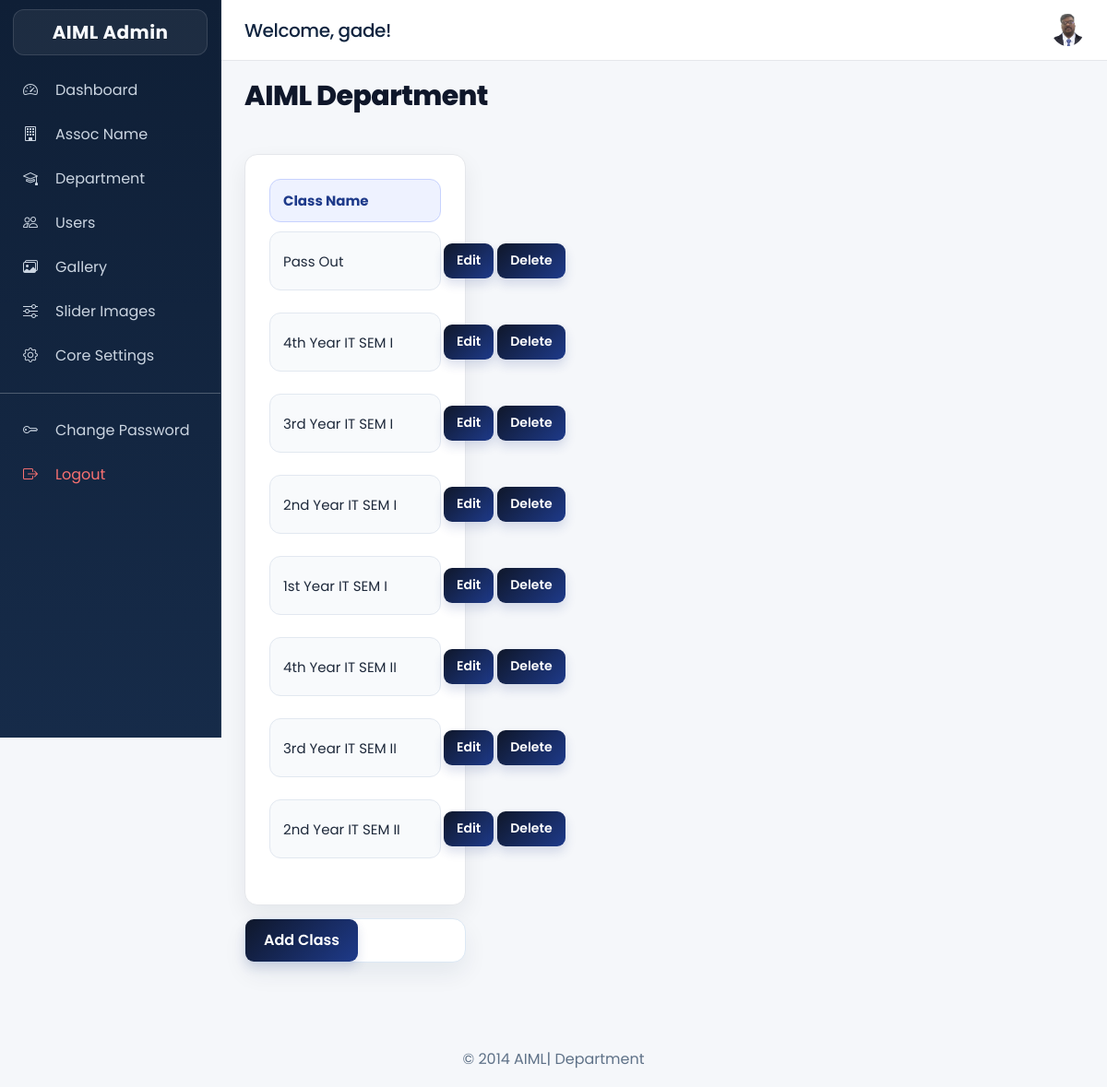
The app's page /admin/Class/classes.php (signed in) with its own data.
### tables this page shows
CREATE TABLE IF NOT EXISTS `class` (
  `id` int(11) NOT NULL AUTO_INCREMENT,
  `class_code` varchar(500) NOT NULL,
  `class_name` varchar(500) NOT NULL,
  PRIMARY KEY (`id`)
);

### libraries/mysql.class.php (called while the page is built, shortened)
<?php
class DataBasePDO
{
	private static $hostname	=  DB_SERVER;
	private static $username	=  DB_USER;
	private static $password	=  DB_PASS;
	private static $dbname		=  DB_DATABASE;
	private static $instance 	= FALSE;
	private $db;
	public $fetch_mode 			= PDO::FETCH_ASSOC;
	private $last_statement		= NULL;
	public function __construct($connect = true, $dataBase = null, $server = null,$userName = null, $passWord = null){
			return self::$instance;
	}
	public function connectToDB(){
			$dns='mysql:host='.self::$hostname.';dbname='.self::$dbname;
	    	self::$instance = new PDO($dns, self::$username, self::$password);
	    	self::$instance->setAttribute(PDO::ATTR_ERRMODE, PDO::ERRMODE_EXCEPTION);
	    	$this->db = self::$instance;
	}
	public function getAllResults($sqlQuery = NULL){
			$this->internalQuery($sqlQuery);
			$result = $this->last_statement->fetchAll();
			return $result;
	}
	public function internalQuery($sqlQuery = NULL){
			$stmt = $this->db->query($sqlQuery);
			$stmt->setFetchMode($this->fetch_mode);
			$this->last_statement = $stmt;
			return TRUE;
	}
}
?>

### libraries/functions.class.php (called while the page is built, shortened)
<?php
	include_once("mysql.class.php");
	class DataFunctions {
		public $dbObj;
		public function __construct(){
			$this->dbObj = new DataBasePDO();
	}
	 public function getClasses($table){
			$sql		= 'SELECT
								id, class_code, class_name
						   FROM
						   		'.$table.'
						   WHERE
						   		1';
			$result		= $this->dbObj->getAllResults($sql);
			return $result;
	 }
}

### admin/Class/classes.php (the view, shortened to what this page needs)
<?php require_once(__DIR__ . '/../../config.php');
require_once(LIB_PATH . '/functions.class.php');
$fcObj = new DataFunctions();
$tbClass = TB_CLASS;
$classes = $fcObj->getClasses($tbClass);
$classesCnt = sizeof($classes);
include_once('../layout/main_header.php');
?>
<div id="page">
    <div id="content">
        <div class="post">
            <span class="alignCenter">
                <h4>AIML Department </h4>
            </span>
        </div>
        <div id='content_right' class='content_right'>
            <div class="comteeMem">
                <div class="committeeTitle">
                    <div class='eventCandName'>Class Name</div>
                </div>
                <?php for ($j = 0; $j < $classesCnt; $j++) { ?>
                    <div class="usersDetHeader">
                        <div class='eventCandName'>
                            <?php echo $classes[$j]['class_name']; ?>
                        </div>
                        <div class="eventCandName">
                            <a href="edit_class.php?class=<?php echo $classes[$j]['id']; ?>">
                                <input type="button" class="button" value="Edit" />
                            </a>
                            <a href="delete_class.php?class=<?php echo $classes[$j]['id']; ?>" onclick="return confirm('Do You Want To Continue To Delete');">
                                <input type="button" class="button" value="Delete" />
                            </a>
                        </div>
                    </div>
                    <br class="clearfix" />
                <?php } ?>
            </div>
            <div class="eventCandName">
                <a href="add_class.php">
                    <input type="button" class="button" value="Add Class" />
                </a>
            </div>
        </div>
        <br class="clearfix" />
    </div>
    <br class="clearfix" />
</div>
</div>
<?php include_once('../layout/footer.php'); ?>

### public/assets/css/site-refresh.css (style rules this page uses)
:root { --refresh-bg: #f3f7fb; --refresh-surface: #ffffff; --refresh-text: #14243b; --refresh-muted: #5b6f86; --refresh-primary: #0b63ce; --refresh-primary-2: #174ea6; --refresh-border: #d9e4ef; --refresh-shadow: 0 12px 28px rgba(15, 30, 52, 0.08); }
* { box-sizing: border-box; }
body { background: radial-gradient(circle at 10% -5%, rgba(11, 99, 206, 0.08), transparent 34%), radial-gradient(circle at 90% 0%, rgba(52, 168, 83, 0.07), transparent 28%), var(--refresh-bg); color: var(--refresh-text); }
h1, h2, h3, h4, h5, h6 { color: #10243f; letter-spacing: -0.02em; }
.container .card, #content, #index_cont, #content_garrely, .comteeMem, .eventDetails, .materialDet { background: var(--refresh-surface); border: 1px solid var(--refresh-border); border-radius: 14px; box-shadow: var(--refresh-shadow); }
.btn-primary, .btn-warning, input.button, .button { border-radius: 10px; font-weight: 600; }
.eventDetHeader, .committeeTitle, .usersDetHeader, .subjHeader, .eventTitle { background: #f4f8fe; border: 1px solid #dae6f4; border-radius: 10px; }
.eventName a, .subjName a, .eventCandName a { color: #123f74; text-decoration: none; }

### public/assets/css/admin-refresh.css (style rules this page uses)
body { font-family: "Poppins", "Segoe UI", Arial, sans-serif; background: radial-gradient(circle at 0% 0%, rgba(20, 86, 177, 0.08), transparent 28%), radial-gradient(circle at 100% 0%, rgba(8, 145, 178, 0.07), transparent 24%), #f4f7fb; color: #1b2f49; }
#page { max-width: 1240px; margin: 0 auto; }
#content { border: 0; background: transparent; box-shadow: none; }
#content .post h4 { font-size: 30px; margin: 0 0 6px; font-weight: 800; color: #132b47; }
#content_right > div, #content_right .comteeMem, #content_right .eventDetails, #content_right #eventDetails { background: #fff; border: 1px solid #dce8f4; border-radius: 14px; box-shadow: 0 12px 26px rgba(12, 36, 65, 0.07); }

### admin/layout/main_header.php (style rules this page uses)
body { overflow-x: hidden; background: #f5f7fa; }

### admin/layout/core_forms_style.php (style rules this page uses)
#page { max-width: 1120px; margin: 0 auto; }
#content { display: grid; grid-template-columns: 240px minmax(320px, 680px); gap: 28px; align-items: start; }
#content .post { grid-column: 1 / -1; margin-bottom: 2px; }
#content .post h4 { margin: 0; font-size: 30px; line-height: 1.1; font-weight: 800; letter-spacing: -0.5px; color: #0f172a; }
#content_right .comteeMem { background: #ffffff; padding: 26px; border: 1px solid #e5e7eb; border-radius: 14px; box-shadow: 0 10px 24px rgba(15, 23, 42, 0.07); }
#content_right .committeeTitle, #content_right .subjHeader, #content_right .usersDetHeader { display: grid; grid-template-columns: minmax(160px, 1fr) minmax(220px, 1.4fr) minmax(180px, 1fr); gap: 14px; align-items: center; padding: 12px 14px; border-radius: 12px; }
#content_right .committeeTitle { background: #eef2ff; border: 1px solid #c7d2fe; color: #1e3a8a; font-weight: 700; margin-bottom: 10px; }
#content_right .subjHeader, #content_right .usersDetHeader { background: #f8fafc; border: 1px solid #e2e8f0; color: #1e293b; }
#content_right .subjName, #content_right .subjMaterials, #content_right .eventCandName { font-size: 15px; line-height: 1.4; word-break: break-word; }
#content_right .eventCandName a { text-decoration: none; }
#content_right .eventCandName input.button, #content_right .subjMaterials input.button { padding: 8px 14px; border: 0; border-radius: 9px; background: linear-gradient(135deg, #0f172a, #1e3a8a); color: #ffffff; font-size: 14px; font-weight: 600; min-height: 38px; cursor: pointer; box-shadow: 0 6px 12px rgba(30, 58, 138, 0.16); transition: transform .2s ease, filter .2s ease, box-shadow .2s ease; }
#content_right > .eventCandName { margin-top: 14px; }
#content_right > .eventCandName input.button { min-height: 46px; padding: 10px 20px; font-size: 16px; }

### records on screen
class: class_name "Pass Out"
class: class_name "4th Year IT SEM I"
class: class_name "3rd Year IT SEM I"
class: class_name "2nd Year IT SEM I"
class: class_name "1st Year IT SEM I"
class: class_name "4th Year IT SEM II"
class: class_name "3rd Year IT SEM II"
class: class_name "2nd Year IT SEM II"

### other values on screen
$_SESSION['adminFirstName'] "gade"
